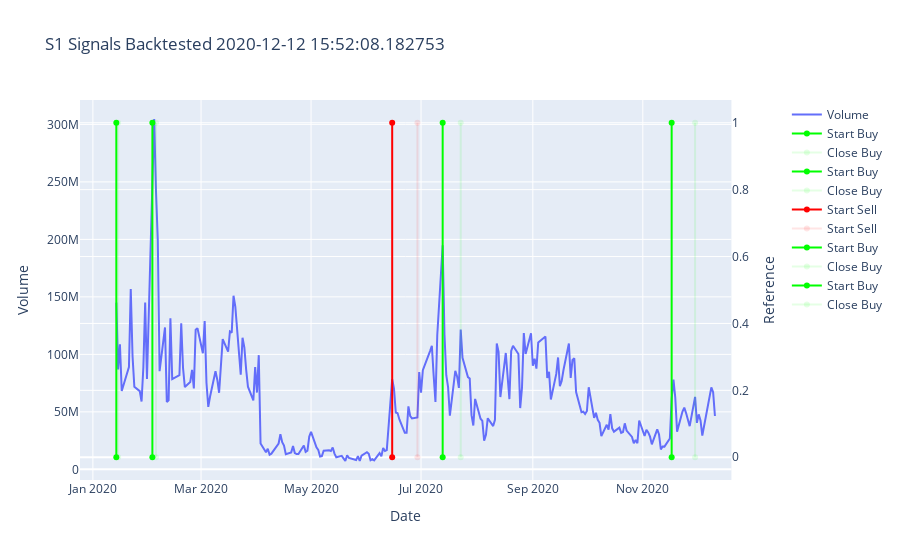

Notebook code for this chart:
### Code cell
# create figure
fig = make_subplots(specs=[[{"secondary_y": True}]])
fig.add_trace(go.Scatter(x=ohlcvs[signal_ticker].index, y=ohlcvs[signal_ticker]['Volume'], name='Volume'))

for i in range(len(ohlcvs[signal_ticker])):
    if (ohlcvs[signal_ticker]['signal'][i] == 'Start Buy'):
        fig.add_trace(go.Scatter(x=[ohlcvs[signal_ticker].index[i], ohlcvs[signal_ticker].index[i]], y=[0,1], name='Start Buy', marker_color='rgba(0, 255, 0, 1)'), secondary_y=True)
    if (ohlcvs[signal_ticker]['signal'][i] == 'Close Buy'):
        fig.add_trace(go.Scatter(x=[ohlcvs[signal_ticker].index[i], ohlcvs[signal_ticker].index[i]], y=[0,1], name='Close Buy', marker_color='rgba(0, 255, 0, 0.1)'), secondary_y=True)
    if (ohlcvs[signal_ticker]['signal'][i] == 'Start Sell'):
        fig.add_trace(go.Scatter(x=[ohlcvs[signal_ticker].index[i], ohlcvs[signal_ticker].index[i]], y=[0,1], name='Start Sell', marker_color='rgba(255, 0, 0, 1)'), secondary_y=True)
    if (ohlcvs[signal_ticker]['signal'][i] == 'Close Sell'):
        fig.add_trace(go.Scatter(x=[ohlcvs[signal_ticker].index[i], ohlcvs[signal_ticker].index[i]], y=[0,1], name='Close Sell', marker_color='rgba(255, 0, 0, 0.1)'), secondary_y=True)

# format figure
fig.update_layout(title_text=f'S1 Signals Backtested {dt.datetime.today()}')
fig.update_xaxes(title_text='Date')
fig.update_yaxes(title_text='Volume')
fig.update_yaxes(title_text='Reference', secondary_y=True)

### Figure 1 — Plotly figure (JSON) as saved in the notebook; plotly's stock layout.template omitted (floating-point values rounded to 4 significant figures; data arrays with more than 128 entries replaced by an {"elided": "..."} marker saying what was removed)
{"data": [{"name": "Volume", "type": "scatter", "x": {"elided": "232 str values"}, "y": {"elided": "232 int values"}}, {"marker": {"color": "rgba(0, 255, 0, 1)"}, "name": "Start Buy", "type": "scatter", "x": ["2020-01-14T00:00:00", "2020-01-14T00:00:00"], "xaxis": "x", "y": [0, 1], "yaxis": "y2"}, {"marker": {"color": "rgba(0, 255, 0, 0.1)"}, "name": "Close Buy", "type": "scatter", "x": ["2020-01-15T00:00:00", "2020-01-15T00:00:00"], "xaxis": "x", "y": [0, 1], "yaxis": "y2"}, {"marker": {"color": "rgba(0, 255, 0, 1)"}, "name": "Start Buy", "type": "scatter", "x": ["2020-02-03T00:00:00", "2020-02-03T00:00:00"], "xaxis": "x", "y": [0, 1], "yaxis": "y2"}, {"marker": {"color": "rgba(0, 255, 0, 0.1)"}, "name": "Close Buy", "type": "scatter", "x": ["2020-02-05T00:00:00", "2020-02-05T00:00:00"], "xaxis": "x", "y": [0, 1], "yaxis": "y2"}, {"marker": {"color": "rgba(255, 0, 0, 1)"}, "name": "Start Sell", "type": "scatter", "x": ["2020-06-15T00:00:00", "2020-06-15T00:00:00"], "xaxis": "x", "y": [0, 1], "yaxis": "y2"}, {"marker": {"color": "rgba(255, 0, 0, 0.1)"}, "name": "Start Sell", "type": "scatter", "x": ["2020-06-29T00:00:00", "2020-06-29T00:00:00"], "xaxis": "x", "y": [0, 1], "yaxis": "y2"}, {"marker": {"color": "rgba(0, 255, 0, 1)"}, "name": "Start Buy", "type": "scatter", "x": ["2020-07-13T00:00:00", "2020-07-13T00:00:00"], "xaxis": "x", "y": [0, 1], "yaxis": "y2"}, {"marker": {"color": "rgba(0, 255, 0, 0.1)"}, "name": "Close Buy", "type": "scatter", "x": ["2020-07-23T00:00:00", "2020-07-23T00:00:00"], "xaxis": "x", "y": [0, 1], "yaxis": "y2"}, {"marker": {"color": "rgba(0, 255, 0, 1)"}, "name": "Start Buy", "type": "scatter", "x": ["2020-11-17T00:00:00", "2020-11-17T00:00:00"], "xaxis": "x", "y": [0, 1], "yaxis": "y2"}, {"marker": {"color": "rgba(0, 255, 0, 0.1)"}, "name": "Close Buy", "type": "scatter", "x": ["2020-11-30T00:00:00", "2020-11-30T00:00:00"], "xaxis": "x", "y": [0, 1], "yaxis": "y2"}], "layout": {"title": {"text": "S1 Signals Backtested 2020-12-12 15:52:08.182753"}, "xaxis": {"anchor": "y", "domain": [0, 0.94], "title": {"text": "Date"}}, "yaxis": {"anchor": "x", "domain": [0, 1], "title": {"text": "Volume"}}, "yaxis2": {"anchor": "x", "overlaying": "y", "side": "right", "title": {"text": "Reference"}}}}
